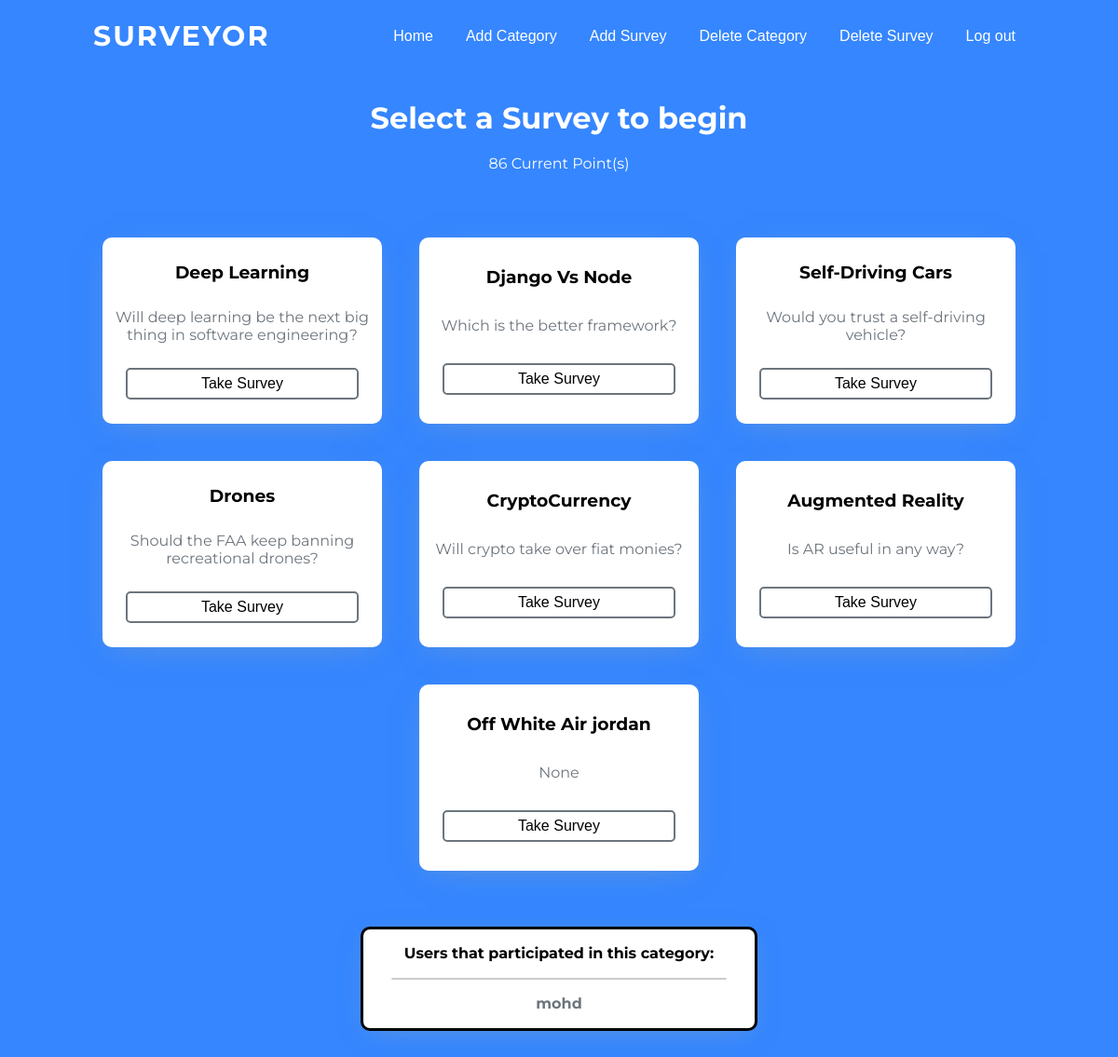
The page /surveys/3 (signed in) on the database its author committed.
### surveyapp/models.py (models this page shows, shortened)
class User(AbstractUser):
    points = models.IntegerField(default=0)

class Survey(models.Model):
    title_name = models.CharField(max_length=200)
    category = models.ForeignKey(Category, on_delete=models.CASCADE)
    subtitle = models.CharField(max_length=100, null=True)
    people = models.IntegerField(default=0)
    question = models.CharField(max_length=200, default="")
    agree = models.IntegerField(default=0)
    stronglyagree = models.IntegerField(default=0)
    neutral = models.IntegerField(default=0)
    disagree = models.IntegerField(default=0)
    stronglydisagree = models.IntegerField(default=0)

### surveyapp/views.py (the view)
# urls.py: path("surveys/<str:topic>", views.Surveys, name="surveys"),
@login_required(login_url="/login")
def Surveys(request, topic):
    surveys = Survey.objects.filter(category=topic)
    category = Category.objects.get(id=topic)
    users = category.users
    x = users.split(',')
    return render(request, "surveyapp/surveys.html", {"surveys": surveys, "points": request.user.points, "users": x})

### surveyapp/templates/surveyapp/surveys.html
{% extends "surveyapp/base.html" %}
{% block body %}
<div class="title">
  <h1>Select a Survey to begin</h1>
  <p class="points">{{request.user.points}} Current Point(s)</p>
</div>
<div class="survey-topics">
  {% for s in surveys %}
  <div class="topic">
    <h3>{{s.title_name}}</h3>
    <p>{{s.subtitle}}</p>
    <a href="{% url 'singlesurvey' s.id %}">
      <input type="button" value="Take Survey" class="survey-button">
    </a>
  </div>
  {% endfor %}
</div>
<div class="participants">
  Users that participated in this category:
  <hr>
  {% for u in users %}
  <div class="names">
    {{u}}
  </div>
  {% endfor %}
</div>
{% endblock %}

### surveyapp/static/css/styles.css (style rules this page uses)
* { margin: 0; padding: 0; }
body { font-family: Montserrat; background-color: #3586ff; }
a { text-decoration: none; color: black; }
.title { text-align: center; color: white; padding: 30px 0 30px 0; }
.survey-topics { display: flex; flex-wrap: wrap; flex-direction: row-reverse; justify-content: center; align-items: center; }
.topic { display: flex; flex-direction: column; justify-content: space-evenly; align-items: center; text-align: center; width: 300px; margin: 20px; height: 200px; background-color: white; box-shadow: 0 7px 30px -10px rgba(150, 170, 180, 0.5); border-radius: 10px; }
.topic p { color: #6c757d; margin: 0 10px; }
.points { padding: 20px; }
.survey-button { border-radius: 5px; padding: 6px 12px; background-color: transparent; border: 2px solid #6c757d; transition: 0.2s; }
.participants { border: 3px solid black; line-height: 2; display: flex; justify-content: center; flex-direction: column; text-align: center; margin: 40px auto; width: 400px; text-align: center; font-weight: bold; padding: 10px; background-color: white; box-shadow: 0 7px 30px -10px rgba(150, 170, 180, 0.5); border-radius: 10px; }
.participants hr { margin: 10px 20px; border: 1px solid #cccccc; border-radius: 50px; background-color: #cccccc; }
.names { color: #6c757d; }
input { border: none; box-sizing: border-box; background-color: #ECF0F1; outline: none; border-radius: 6px; font-size: 16px; font-weight: 200; padding: 10px 10px; width: 250px; transition: border .5s; }

### rows shown on the page
User: user.points "86", username "mohd"
Survey: title_name "Self-Driving Cars", subtitle "Would you trust a self-driving vehicle?"
Survey: title_name "Django Vs Node", subtitle "Which is the better framework?"
Survey: title_name "Deep Learning", subtitle "Will deep learning be the next big thing in software engineering?"
Survey: title_name "Augmented Reality", subtitle "Is AR useful in any way?"
Survey: title_name "CryptoCurrency", subtitle "Will crypto take over fiat monies?"
Survey: title_name "Drones", subtitle "Should the FAA keep banning recreational drones?"
Survey: title_name "Off White Air jordan", subtitle "None"
